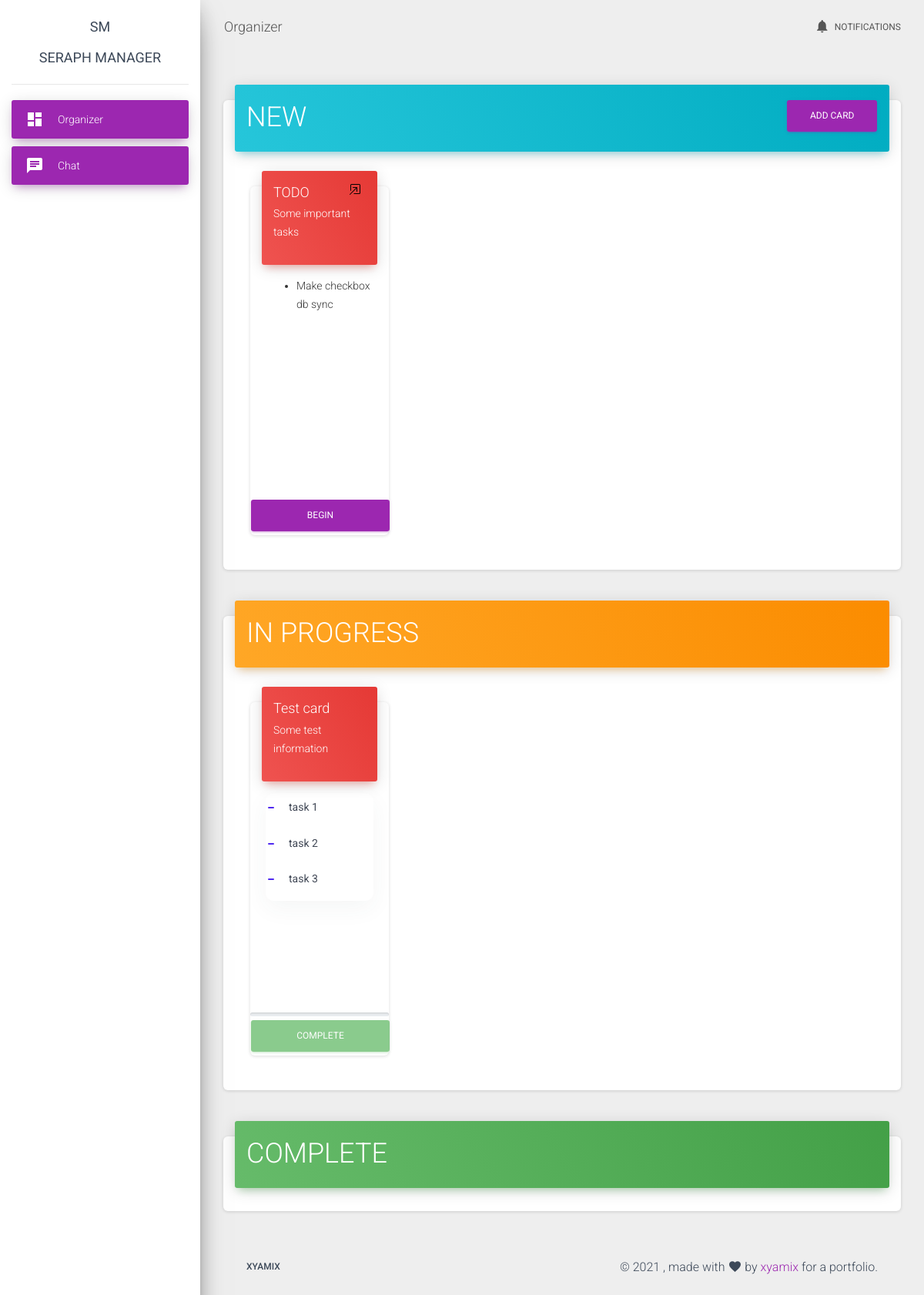
The page /organizer/ on the database as committed earlier.
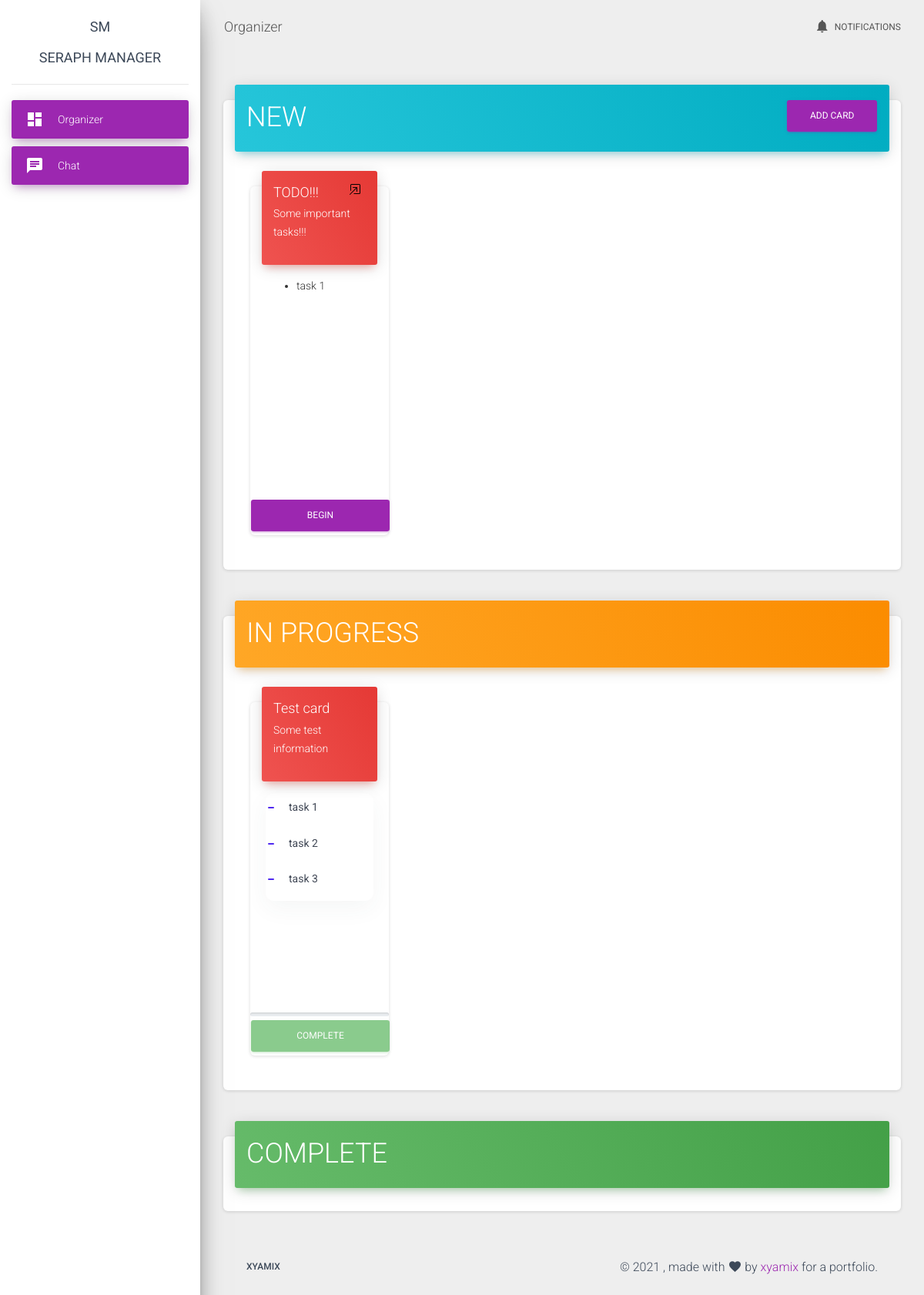
The same page on the database as committed later.
### organizer/models.py (models this page shows)
class Card(models.Model):
    name = models.CharField(max_length=200)
    description = models.CharField(max_length=200)
    status = models.IntegerField(default=0)

class Tasks(models.Model):
    name = models.CharField(max_length=200)
    card = models.ForeignKey(Card, on_delete=models.CASCADE)
    isComplete = models.BooleanField()

### organizer/views.py (the view)
# urls.py: path('', index, name="index"),
def index(request):
    new_cards = Card.objects.filter(status=0)
    in_progress_cards = Card.objects.filter(status=1)
    complete_cards = Card.objects.filter(status=2)
    context = {"new_cards": new_cards, "in_progress_cards": in_progress_cards, "complete_cards": complete_cards}
    return render(request, 'organizer/index.html', context=context)

### organizer/templates/organizer/index.html (shortened to what this page needs)
{% load static %}
<!doctype html>
<html lang="en">
<head>
    <link rel="stylesheet" href="https://maxcdn.bootstrapcdn.com/font-awesome/latest/css/font-awesome.min.css">
    <link href="{% static 'bootstrap/assets/css/material-dashboard.css' %}" rel="stylesheet"/>
    <link href="{% static 'organizer/index.css' %}" rel="stylesheet"/>
</head>
<body>
<div class="wrapper ">
    <div class="sidebar" data-color="purple" data-background-color="white">
        <div class="logo">
            <a href="#" class="simple-text logo-mini">
                SM
            </a>
            <a href="#" class="simple-text logo-normal">
                Seraph Manager
            </a>
        </div>
        <div class="sidebar-wrapper">
            <ul class="nav">
                <li class="nav-item active  ">
                    <a class="nav-link" href="#0">
                        <i class="material-icons">dashboard</i>
                        <p>Organizer</p>
                    </a>
                </li>
                  <li class="nav-item active  ">
                    <a class="nav-link" href="#0">
                        <i class="material-icons">chat</i>
                        <p>Chat</p>
                    </a>
                </li>
            </ul>
        </div>
    </div>
    <div class="main-panel">
        <nav class="navbar navbar-expand-lg navbar-transparent navbar-absolute fixed-top ">
            <div class="container-fluid">
                <div class="navbar-wrapper">
                    <a class="navbar-brand" href="javascript:;">Organizer</a>
                </div>
                <div class="collapse navbar-collapse justify-content-end">
                    <ul class="navbar-nav">
                        <li class="nav-item">
                            <a class="nav-link" href="javascript:;">
                                <i class="material-icons">notifications</i> Notifications
                            </a>
                        </li>
                    </ul>
                </div>
            </div>
        </nav>
        <div class="content">
            <div class="container-fluid">
                <div class="row">
                    <div class="col-md-12">
                        <div class="card">
                            <div class="card-header card-header-info">
                                <h2 class="card-title">NEW
                                    <button type="button" class="btn btn-primary" data-toggle="modal"
                                            data-target="#addModal" style="float: right">Add card
                                    </button>
                                </h2>
                            </div>
                            <div class="card-body">
                                {% for card in new_cards %}
                                    <div class="col-md-3 card-comp">
                                        <div class="card">
                                            <div class="card-header card-header-danger">
                                                <div class="card-settings">
                                                    <button class="card-settings-button" style="float: right"
                                                            data-toggle="modal"
                                                            data-target="#exampleModal{{ card.id }}">
                                                    </button>
                                                </div>
                                                <h4 class="card-title">{{ card.name }}</h4>
                                                <p class="category">{{ card.description }}</p>
                                            </div>
                                            <div class="card-body card-item-body">
                                                <div class="card-tasks">
                                                    <ul>
                                                        {% for task in card.tasks_set.all %}
                                                            <li><p>{{ task.name }}</p></li>
                                                        {% endfor %}
                                                    </ul>
                                                </div>
                                            </div>
                                            <button class="btn btn-primary" style="width: 100%">BEGIN</button>
                                        </div>
                                    </div>
                                {% endfor %}
                            </div>
                        </div>
                    </div>
                </div>
                <div class="row">
                    <div class="col-md-12">
                        <div class="card">
                            <div class="card-header card-header-warning">
                                <h2 class="card-title">IN PROGRESS</h2>
                            </div>
                            <div class="card-body">
                                {% for card in in_progress_cards %}
                                    <div class="col-md-3 card-comp">
                                        <div class="card">
                                            <div class="card-header card-header-danger">
                                                <h4 class="card-title">{{ card.name }}</h4>
                                                <p class="category">{{ card.description }}</p>
                                            </div>
                                            <div class="card-body card-item-body">
                                                <div class="checklist" data-id="{{ card.id }}">
                                                    {% for task in card.tasks_set.all %}
                                                        <input class="check-task" id="{{ task.id }}" type="checkbox"
                                                               name="r"
                                                               value="1">
                                                        <label for="{{ task.id }}">{{ task.name }}</label>
                                                    {% endfor %}
                                                </div>
                                            </div>
                                            <div class="progress" style="height: 5px;">
                                            </div>
                                            <button class="btn btn-success btn-id-{{ card.id }}" disabled="disabled"
                                                    style="width: 100%">
                                                COMPLETE
                                            </button>
                                        </div>
                                    </div>
                                {% endfor %}
                            </div>
                        </div>
                    </div>
                </div>
                <div class="row">
                    <div class="col-md-12">
                        <div class="card">
                            <div class="card-header card-header-success">
                                <h2 class="card-title">COMPLETE</h2>
                            </div>
                            <div class="card-body">
                            </div>
                        </div>
                    </div>
                </div>
                <footer class="footer">
                    <div class="container-fluid">
                        <nav class="float-left">
                            <ul>
                                <li>
                                    <a href="#">
                                        xyamix
                                    </a>
                                </li>
                            </ul>
                        </nav>
                        <div class="copyright float-right">
                            &copy;
                            , made with <i class="material-icons">favorite</i> by
                            <a href="https://www.creative-tim.com" target="_blank">xyamix</a> for a portfolio.
                        </div>
                    </div>
                </footer>
            </div>
        </div>
</body>
</html>

### static/organizer/index.css (style rules this page uses)
.checklist { --background: #fff; --text: #414856; --check: #4f29f0; --disabled: #c3c8de; --width: 100%; --height: 140px; --border-radius: 10px; background: var(--background); width: var(--width); height: var(--height); border-radius: var(--border-radius); position: relative; box-shadow: 0 10px 30px rgba(65, 72, 86, 0.05); padding: 0px 0px; display: grid; grid-template-columns: 30px auto; align-items: center; }
.checklist label { color: var(--text); position: relative; cursor: pointer; display: grid; align-items: center; width: fit-content; transition: color 0.3s ease; }
.checklist label::before, .checklist label::after { content: ""; position: absolute; }
.checklist label::before { height: 2px; width: 8px; left: -27px; background: var(--check); border-radius: 2px; transition: background 0.3s ease; }
.checklist label:after { height: 4px; width: 4px; top: 8px; left: -25px; border-radius: 50%; }
.checklist input[type="checkbox"] { -webkit-appearance: none; -moz-appearance: none; position: relative; height: 15px; width: 15px; outline: none; border: 0; margin: 0 15px 0 0; cursor: pointer; background: var(--background); display: grid; align-items: center; }
.checklist input[type="checkbox"]::before, .checklist input[type="checkbox"]::after { content: ""; position: absolute; height: 2px; top: auto; background: var(--check); border-radius: 2px; }
.checklist input[type="checkbox"]::before { width: 0px; right: 60%; transform-origin: right bottom; }
.checklist input[type="checkbox"]::after { width: 0px; left: 40%; transform-origin: left bottom; }

### organizer/templates/organizer/index.html (style rules this page uses)
.card-item-body { overflow-y: scroll; height: 300px; }
.card-comp { float: left; }
.card-tasks { height: 140px; }
.card-settings svg { float: right; }
.card-settings-button { background-color: Transparent; background-repeat: no-repeat; border: none; cursor: pointer; overflow: hidden; outline: none; }

Rows that differ between the two databases and show on the page:
removed Tasks: name "Make checkbox db sync", shown under Card "TODO"
changed Card: name "TODO" → "TODO!!!"; description "Some important tasks" → "Some important tasks!!!"
added Tasks: name "task 1", shown under Card "TODO!!!"
